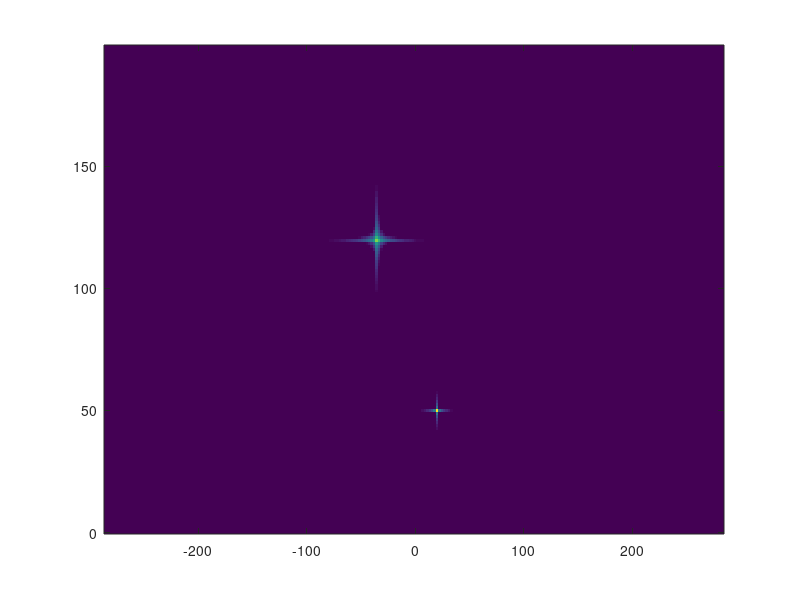

MATLAB code for this plot: (Note: this script raises an error after producing the figure.)
%% Week 1 - OFDM-ISAC: Range-Doppler estimation from a random data payload
%
% Question: can an OFDM frame carrying RANDOM communication data also
%           recover a target's range and velocity?
%
% Method:   frequency-domain (resource-grid) simulation.
%           Each target applies a phase ramp across subcarriers (delay)
%           and across symbols (Doppler). The receiver divides out the
%           known transmitted symbols (reciprocal filtering), then
%           IFFT across subcarriers -> range, FFT across symbols -> Doppler.
%
% Assumption: target delay < cyclic prefix, so the CP is not simulated
%             explicitly. (Week 8 removes this assumption.)
%
% Base MATLAB only - no toolboxes required.

clear; close all; clc;

%% ---------------- Parameters ----------------
c      = 3e8;         % speed of light [m/s]
fc     = 28e9;        % carrier frequency [Hz]
lambda = c/fc;        % wavelength [m]

df     = 120e3;       % subcarrier spacing [Hz]  (5G NR numerology mu=3)
N      = 1024;        % number of subcarriers
M      = 256;         % number of OFDM symbols in the CPI

B      = N*df;                 % occupied bandwidth [Hz]
T      = 1/df;                 % useful symbol duration [s]
Tcp    = T/8;                  % cyclic prefix duration [s]
Tsym   = T + Tcp;              % total OFDM symbol duration [s]

SNRdB  = 20;          % per-resource-element SNR [dB]

%% ---------------- Theoretical limits ----------------
dR      = c/(2*B);              % range resolution [m]
Rmax    = c/(2*df);             % max unambiguous range [m]
Rcp     = c*Tcp/2;              % max range covered by the CP [m]
dv      = lambda/(2*M*Tsym);    % velocity resolution [m/s]
vmax    = lambda/(4*Tsym);      % max unambiguous velocity [m/s]

fprintf('--- Theoretical limits ---\n');
fprintf('Bandwidth              : %.2f MHz\n', B/1e6);
fprintf('CPI duration           : %.2f ms\n',  M*Tsym*1e3);
fprintf('Range resolution       : %.2f m\n',   dR);
fprintf('Max unambiguous range  : %.1f m\n',   Rmax);
fprintf('Max range within CP    : %.1f m   <-- hard limit here\n', Rcp);
fprintf('Velocity resolution    : %.2f m/s\n', dv);
fprintf('Max unambiguous vel.   : %.1f m/s\n\n', vmax);

%% ---------------- Ground-truth targets ----------------
% [range (m), velocity (m/s, +ve = approaching), relative amplitude]
targets = [ 50,  20, 1.00;
           120, -35, 0.50];

%% ---------------- Transmit: random QPSK payload ----------------
% Unit-modulus symbols -> division at the RX is well conditioned.
% (Week 5 replaces this with 16QAM, where it is not.)
b1 = randi([0 1], N, M);
b2 = randi([0 1], N, M);
D  = ((1-2*b1) + 1j*(1-2*b2))/sqrt(2);

%% ---------------- Channel: apply each target ----------------
n = (0:N-1).';        % subcarrier index (column)
m = (0:M-1);          % symbol index (row)

Y = zeros(N, M);
for k = 1:size(targets,1)
    R  = targets(k,1);
    v  = targets(k,2);
    a  = targets(k,3);

    tau = 2*R/c;              % round-trip delay [s]
    fD  = 2*v/lambda;         % Doppler shift [Hz]

    rangePhase   = exp(-1j*2*pi*df*tau .* n);      % ramp across subcarriers
    dopplerPhase = exp( 1j*2*pi*Tsym*fD .* m);     % ramp across symbols

    Y = Y + a * D .* (rangePhase * dopplerPhase);
end

% Additive white Gaussian noise
sigma = 10^(-SNRdB/20);
Y = Y + sigma*(randn(N,M) + 1j*randn(N,M))/sqrt(2);

%% ---------------- Receive: reciprocal filtering + 2D FFT ----------------
Z = Y ./ D;                   % remove the data dependency

RD = fftshift( fft( ifft(Z, N, 1), M, 2 ), 2 );   % range (dim1), Doppler (dim2)

RDdB = 20*log10(abs(RD)/max(abs(RD(:))) + eps);

rangeAxis = (0:N-1) * c/(2*B);
velAxis   = (-M/2:M/2-1) * lambda/(2*M*Tsym);

%% ---------------- Estimate peaks ----------------
Pmap = abs(RD);
fprintf('--- Estimates ---\n');
for k = 1:size(targets,1)
    [~, idx]   = max(Pmap(:));
    [ri, vi]   = ind2sub(size(Pmap), idx);
    fprintf('Target %d : range %6.2f m (true %5.1f)  |  velocity %7.2f m/s (true %5.1f)\n', ...
            k, rangeAxis(ri), targets(k,1), velAxis(vi), targets(k,2));

    % blank a neighbourhood so the next-strongest peak is a different target
    rr = max(1,ri-6):min(N,ri+6);
    vv = max(1,vi-6):min(M,vi+6);
    Pmap(rr,vv) = 0;
end

%% ---------------- Figure 1: range-Doppler map ----------------
rIdx = rangeAxis <= 200;      % zoom to the region of interest

figure('Color','w','Position',[100 100 760 520]);
imagesc(velAxis, rangeAxis(rIdx), RDdB(rIdx,:));
set(gca,'YDir','normal'); axis xy;
caxis([-45 0]); colormap(parula); cb = colorbar;
cb.Label.String = 'Normalised magnitude [dB]';
xlabel('Velocity [m/s]'); ylabel('Range [m]');
title(sprintf('OFDM-ISAC range-Doppler map | B = %.1f MHz, %d symbols, SNR = %d dB', ...
      B/1e6, M, SNRdB));
hold on;
plot(targets(:,2), targets(:,1), 'ro', 'MarkerSize', 14, 'LineWidth', 1.6);
legend('Ground truth', 'TextColor','w', 'Location','northeast');
grid on;

%% ---------------- Figure 2: range cut through target 1 ----------------
[~, vBin] = min(abs(velAxis - targets(1,2)));

figure('Color','w','Position',[880 100 700 420]);
plot(rangeAxis(rIdx), RDdB(rIdx, vBin), 'LineWidth', 1.3);
hold on;
xline(targets(1,1), 'r--', 'LineWidth', 1.2);
xline(targets(2,1), 'k:',  'LineWidth', 1.2);
xlabel('Range [m]'); ylabel('Normalised magnitude [dB]');
title(sprintf('Range profile at v = %.1f m/s  (resolution = %.2f m)', velAxis(vBin), dR));
legend('Range profile','Target 1 (true)','Target 2 range','Location','northeast');
ylim([-50 2]); grid on;
